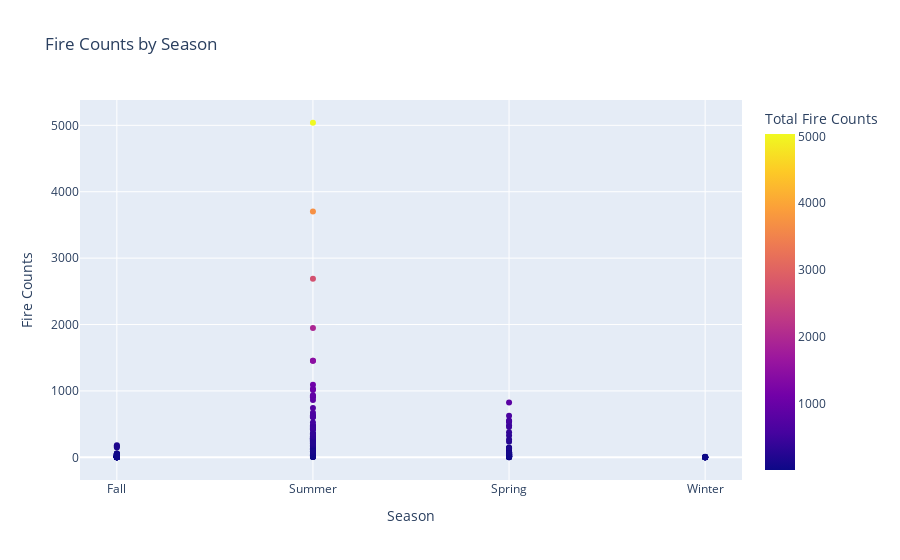

Source (notebook cell):
### Code cell
import plotly.express as px

# Create the scatter plot
fig = px.scatter(fire_counts_by_season, x='Season', y='Fire_Counts', color='Fire_Counts',
                 title='Fire Counts by Season', 
                 labels={'Fire_Counts': 'Total Fire Counts', 'Season': 'Season'},
                 hover_name='YEAR',  # Include year in hover
                 hover_data={'Fire_Counts': True, 'Season': False})  # Only show fire counts in hover

# Update layout
fig.update_layout(
    xaxis=dict(title='Season'),
    yaxis=dict(title='Fire Counts'),
    hovermode='closest'
)

# Show the plot
fig.show()

### Figure 1 — Plotly figure (JSON) as saved in the notebook; plotly's stock layout.template omitted (floating-point values rounded to 4 significant figures; data arrays with more than 128 entries replaced by an {"elided": "..."} marker saying what was removed)
{"data": [{"hovertemplate": "<b>%{hovertext}</b><br><br>Total Fire Counts=%{marker.color}<extra></extra>", "hovertext": {"elided": "229 int values"}, "legendgroup": "", "marker": {"color": {"elided": "229 int values"}, "coloraxis": "coloraxis", "symbol": "circle"}, "mode": "markers", "name": "", "orientation": "v", "showlegend": false, "type": "scatter", "x": {"elided": "229 str values"}, "xaxis": "x", "y": {"elided": "229 int values"}, "yaxis": "y"}], "layout": {"coloraxis": {"colorbar": {"title": {"text": "Total Fire Counts"}}, "colorscale": [[0, "#0d0887"], [0.1111, "#46039f"], [0.2222, "#7201a8"], [0.3333, "#9c179e"], [0.4444, "#bd3786"], [0.5556, "#d8576b"], [0.6667, "#ed7953"], [0.7778, "#fb9f3a"], [0.8889, "#fdca26"], [1, "#f0f921"]]}, "hovermode": "closest", "legend": {"tracegroupgap": 0}, "title": {"text": "Fire Counts by Season"}, "xaxis": {"anchor": "y", "domain": [0, 1], "title": {"text": "Season"}}, "yaxis": {"anchor": "x", "domain": [0, 1], "title": {"text": "Fire Counts"}}}}
